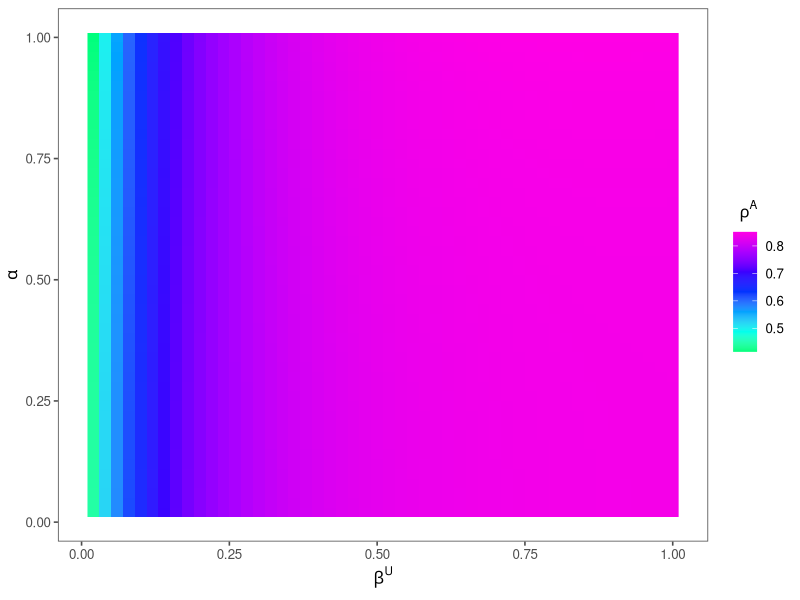
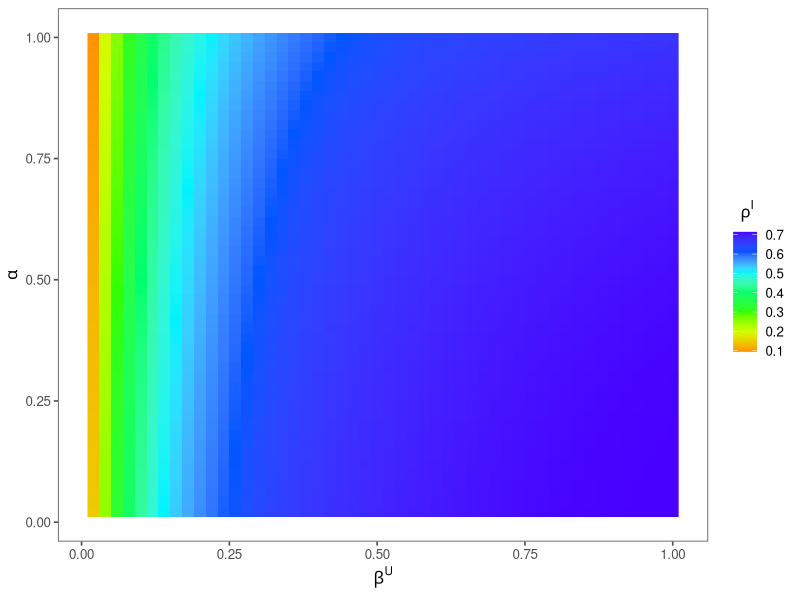
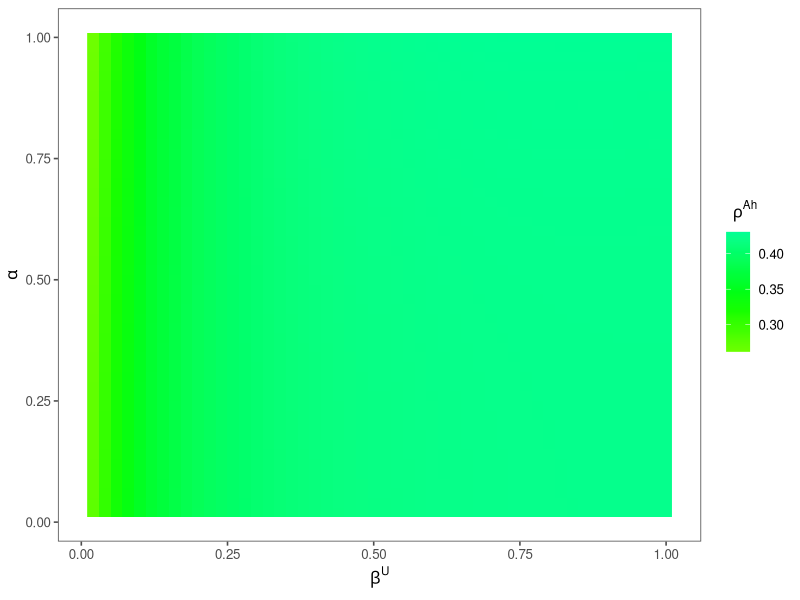
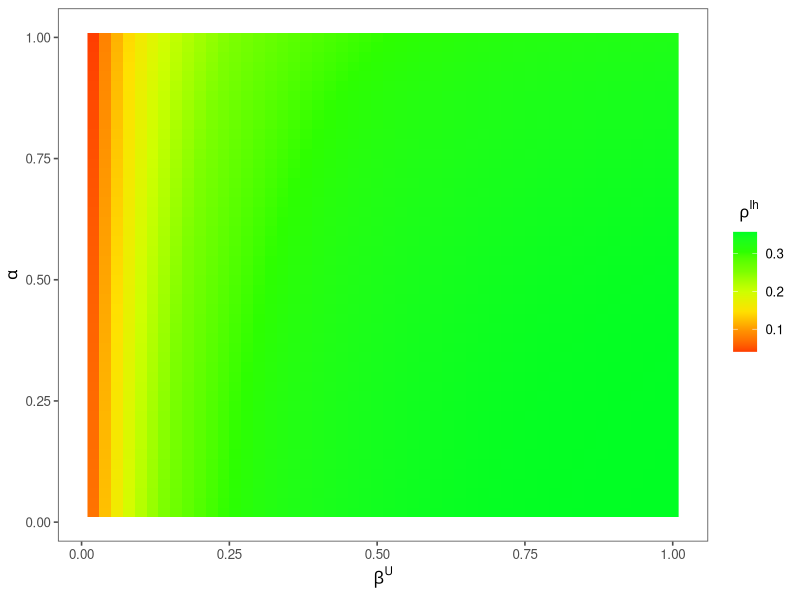
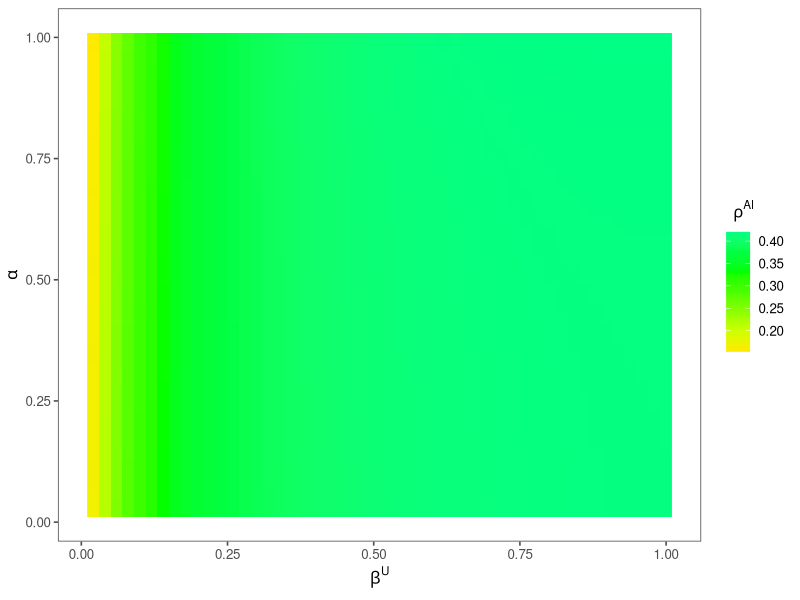
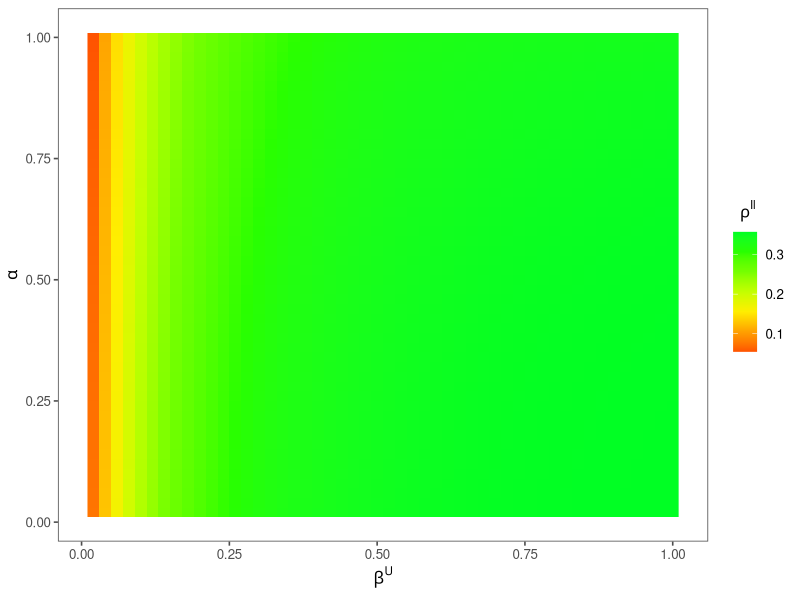
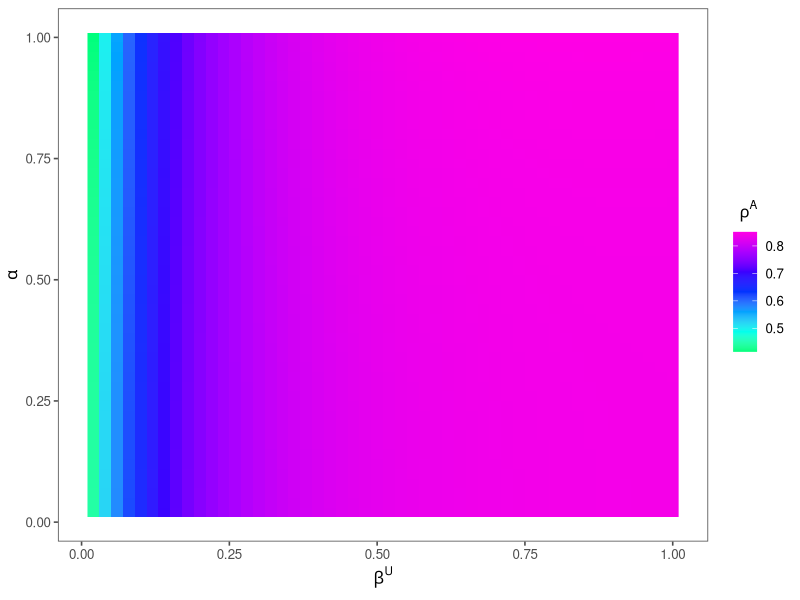
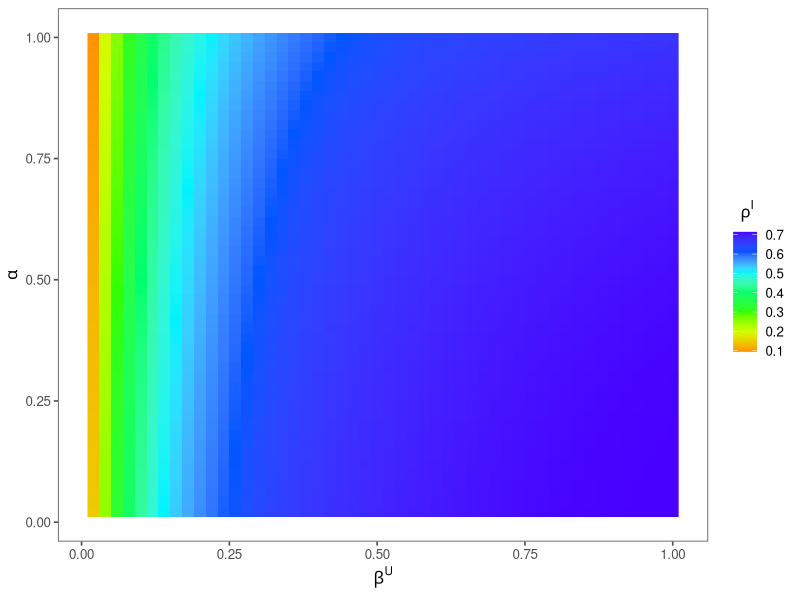

These charts were generated, in order, by the following R code:
suppressPackageStartupMessages(suppressWarnings({
  library(igraph)
  library(progress)
  library(magrittr)
  library(tidyverse)
  library(ggthemes)
  library(RColorBrewer)
  library(parallel)
  library(foreach)
  library(doParallel)
  library(tidyr)
  library(ggplot2)
}))

t1<-Sys.time()


setwd(dirname(rstudioapi::getActiveDocumentContext()$path))
getwd()

Exp3_data<-read.csv("Exp3_beta_alpha.csv")

#1. rho_A
df<-Exp3_data[,c(2,3,4)] %>%
  purrr::set_names("alpha","beta_U","rho_A")

ggplot(df,aes(x=beta_U,y=alpha,fill=rho_A))+
  geom_raster() +
  scale_fill_gradientn(colours =rainbow(n=7,start=min(df$rho_A),end=max(df$rho_A)))+
  theme_few()+
  ylab(expression(alpha))+
  xlab(expression(beta^U))+
  guides(fill=guide_colorbar(title= expression(rho^A),title.hjust =  .2))

ggsave("exp3rhoA.png",width=15, height=13,units="cm",dpi = 300)



#2. rho_I
df<-Exp3_data[,c(2,3,5)] %>%
  purrr::set_names("alpha","beta_U","rho_I")

ggplot(df,aes(y=alpha,x=beta_U,fill=rho_I))+
  geom_raster() +
  scale_fill_gradientn(colours =rainbow(7,start=min(df$rho_I),end=max(df$rho_I)))+
  theme_few()+
  ylab(expression(alpha))+
  xlab(expression(beta^U))+
  guides(fill=guide_colorbar(title= expression(rho^I),title.hjust =  .2))

ggsave("exp3rhoI.png",width=15, height=13,units="cm",dpi = 600)



#3. rho_Ah
df<-Exp3_data[,c(2,3,6)] %>%
  purrr::set_names("alpha","beta_U","rho_Ah")

ggplot(df,aes(y=alpha,x=beta_U,fill=rho_Ah))+
  geom_raster() +
  scale_fill_gradientn(colours =rainbow(7,start=min(df$rho_Ah),end=max(df$rho_Ah)))+
  theme_few()+
  ylab(expression(alpha))+
  xlab(expression(beta^U))+
  guides(fill=guide_colorbar(title= expression(rho^Ah),title.hjust =  .2))

ggsave("exp3rhoAh.png",width=15, height=13,units="cm",dpi = 600)



#4. rho_Ih
df<-Exp3_data[,c(2,3,7)] %>%
  purrr::set_names("alpha","beta_U","rho_Ih")

ggplot(df,aes(y=alpha,x=beta_U,fill=rho_Ih))+
  geom_raster() +
  scale_fill_gradientn(colours =rainbow(7,start=min(df$rho_Ih),end=max(df$rho_Ih)))+
  theme_few()+
  ylab(expression(alpha))+
  xlab(expression(beta^U))+
  guides(fill=guide_colorbar(title= expression(rho^Ih),title.hjust =  .2))

ggsave("exp3rhoIh.png",width=15, height=13,units="cm",dpi = 600)



#5. rho_Al
df<-Exp3_data[,c(2,3,8)] %>%
  purrr::set_names("alpha","beta_U","rho_Al")

ggplot(df,aes(y=alpha,x=beta_U,fill=rho_Al))+
  geom_raster() +
  scale_fill_gradientn(colours =rainbow(7,start=min(df$rho_Al),end=max(df$rho_Al)))+
  theme_few()+
  ylab(expression(alpha))+
  xlab(expression(beta^U))+
  guides(fill=guide_colorbar(title= expression(rho^Al),title.hjust =  .2))

ggsave("exp3rhoAl.png",width=15, height=13,units="cm",dpi = 600)



#6. rho_Il
df<-Exp3_data[,c(2,3,9)] %>%
  purrr::set_names("alpha","beta_U","rho_Il")

ggplot(df,aes(y=alpha,x=beta_U,fill=rho_Il))+
  geom_raster() +
  scale_fill_gradientn(colours =rainbow(7,start=min(df$rho_Il),end=max(df$rho_Il)))+
  theme_few()+
  # scale_x_continuous(limits = c(0,0.5),
  #                    breaks = c(0,0.1,0.2,0.3,0.4,0.5))+
  # scale_y_continuous(limits = c(0.5,1),
  #                    breaks = c(0.5,0.6,0.7,0.8,0.9,1))+
  ylab(expression(alpha))+
  xlab(expression(beta^U))+
  guides(fill=guide_colorbar(title= expression(rho^Il),title.hjust =  .2))

ggsave("exp3rhoIl.png",width=15, height=13,units="cm",dpi = 600)


t2<-Sys.time()
t1;t2;t2-t1 
